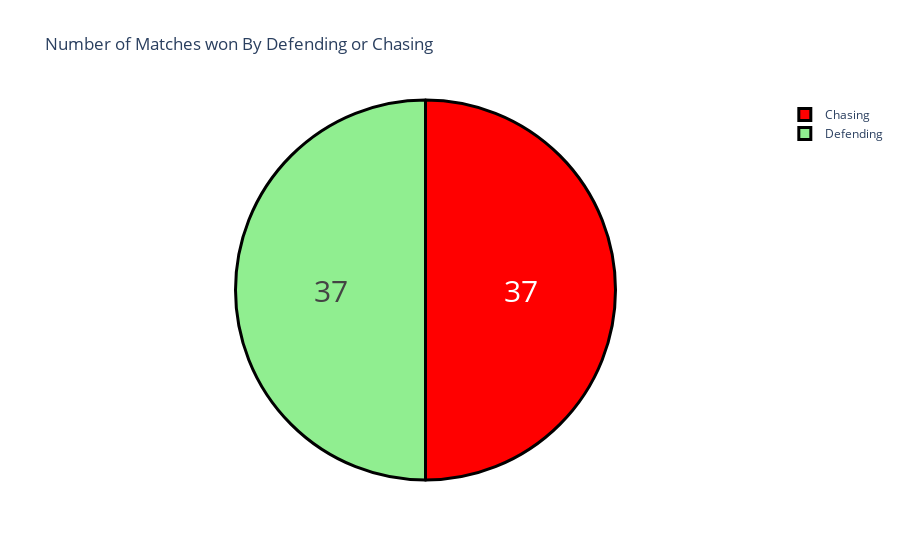

The code cell stored with this chart in its notebook:
### Markdown cell above
# Number of Matches won By Defending(Batting First) and Chasing(Batting Second)

### Code cell
data['won_by'] = data['won_by'].map({'Wickets':'Chasing','Runs':'Defending'})

won_by = data["won_by"].value_counts()
label = won_by.index
counts = won_by.values
colors = ['red','lightgreen']
fig = go.Figure(data=[go.Pie(labels= label, values=counts)])
fig.update_layout(title_text = "Number of Matches won By Defending or Chasing")
fig.update_traces(hoverinfo = 'label+percent',textinfo = "value",textfont_size=30,
                  marker=dict(colors=colors,line=dict(color='black',width=3)))

### Figure 1 — Plotly figure (JSON) as saved in the notebook; plotly's stock layout.template omitted (floating-point values rounded to 4 significant figures)
{"data": [{"hoverinfo": "label+percent", "labels": ["Chasing", "Defending"], "marker": {"colors": ["red", "lightgreen"], "line": {"color": "black", "width": 3}}, "textfont": {"size": 30}, "textinfo": "value", "type": "pie", "values": [37, 37]}], "layout": {"title": {"text": "Number of Matches won By Defending or Chasing"}}}
